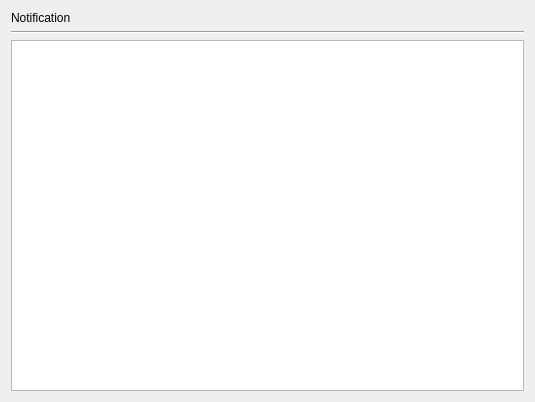
<?xml version="1.0" encoding="UTF-8"?>
<ui version="4.0">
 <class>Form</class>
 <widget class="QWidget" name="Form">
  <property name="geometry">
   <rect>
    <x>0</x>
    <y>0</y>
    <width>535</width>
    <height>402</height>
   </rect>
  </property>
  <property name="windowTitle">
   <string>Form</string>
  </property>
  <layout class="QGridLayout" name="gridLayout_2">
   <item row="0" column="0">
    <layout class="QGridLayout" name="gridLayout">
     <item row="2" column="0">
      <widget class="QListView" name="listView_notification"/>
     </item>
     <item row="0" column="0">
      <widget class="QLabel" name="label_notification">
       <property name="text">
        <string>Notification</string>
       </property>
      </widget>
     </item>
     <item row="1" column="0">
      <widget class="Line" name="line">
       <property name="orientation">
        <enum>Qt::Orientation::Horizontal</enum>
       </property>
      </widget>
     </item>
    </layout>
   </item>
  </layout>
 </widget>
 <resources/>
 <connections/>
</ui>
